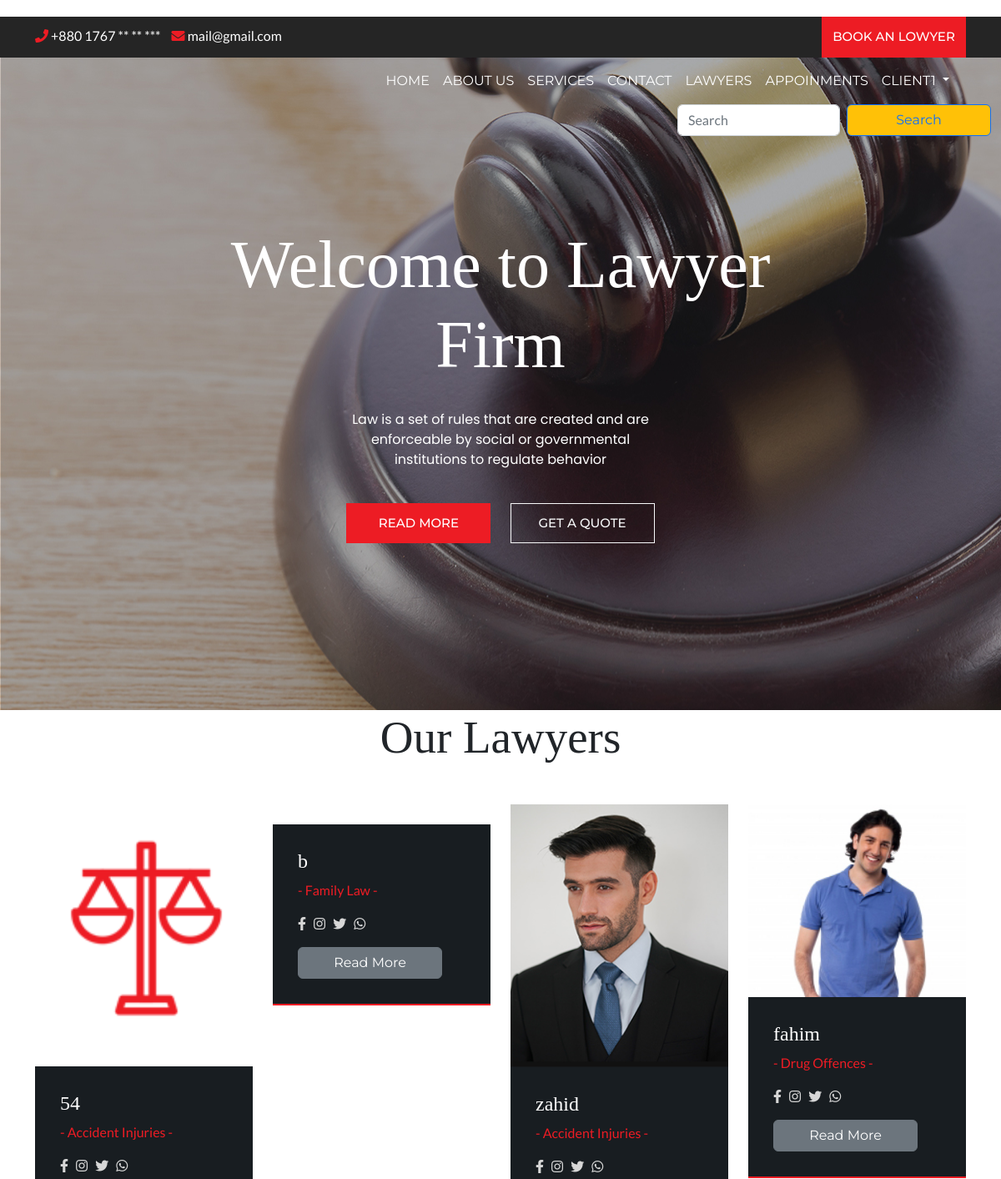
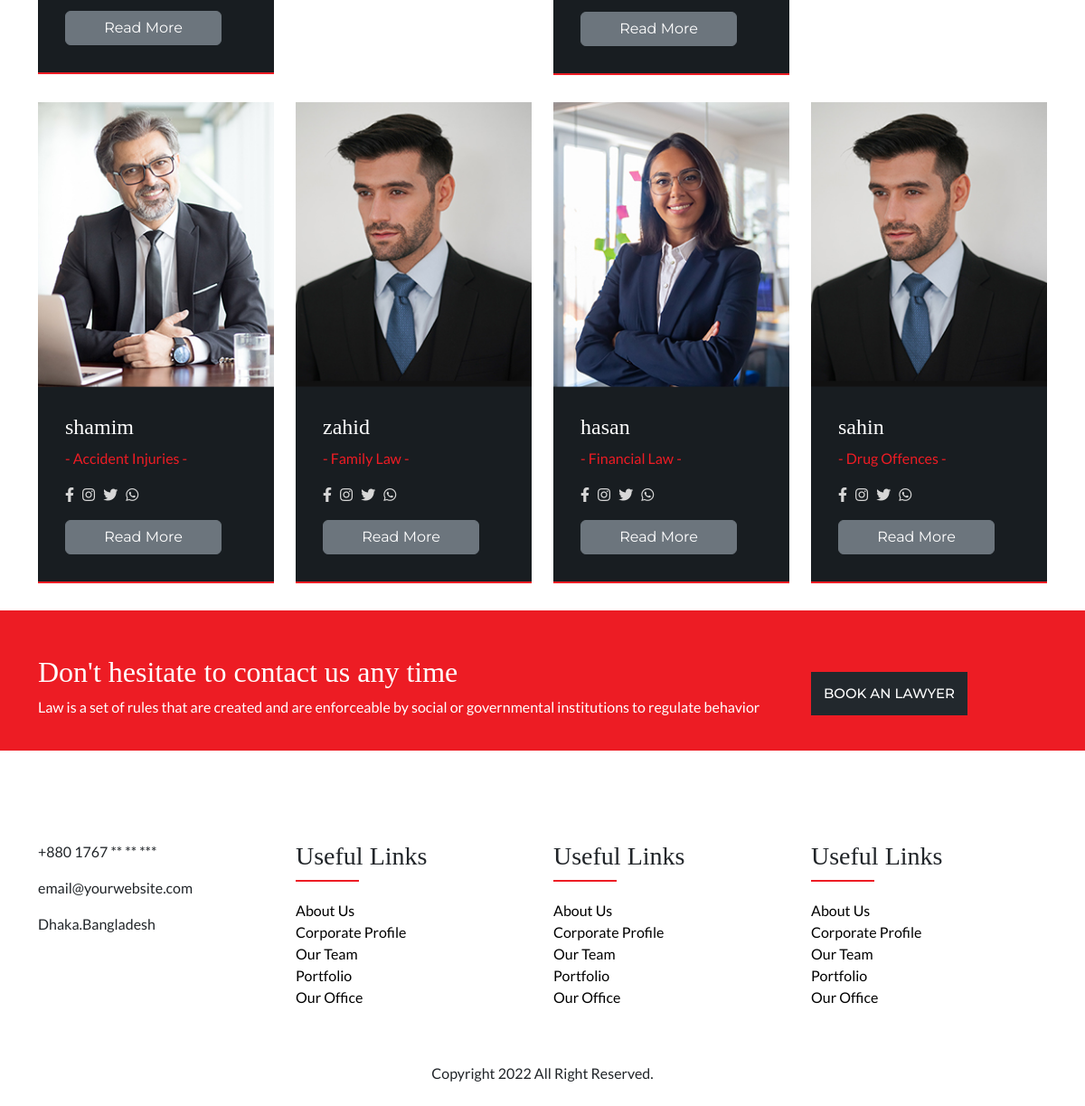
Screenshot of /client/lawyers.php (signed in) with the database file from the repository (2 pictures, top to bottom).
### tables this page shows
CREATE TABLE `clients` (
  `email` varchar(700) NOT NULL,
  `password` text NOT NULL,
  `name` text NOT NULL,
  `phonenumber` text NOT NULL,
  `picture` text NOT NULL,
  `joindate` datetime NOT NULL DEFAULT current_timestamp()
);

CREATE TABLE `lawyers` (
  `email` varchar(700) NOT NULL,
  `password` text NOT NULL,
  `name` text NOT NULL,
  `categoryid` int(11) NOT NULL,
  `rate` int(11) NOT NULL,
  `description` varchar(2000) NOT NULL,
  `phonenumber` text NOT NULL,
  `location` text NOT NULL,
  `picture` text NOT NULL,
  `joindate` datetime NOT NULL DEFAULT current_timestamp()
);

CREATE TABLE `lawyercategories` (
  `id` int(11) NOT NULL,
  `category` varchar(700) NOT NULL,
  `description` varchar(3000) NOT NULL,
  `image` varchar(400) NOT NULL
);

### client/lawyers.php (the view)
<?php include 'header.php' ?>
<section class="lawyers" id="lawyers">
    <div class="container">
        <div class="row">
            <div class="col-md-12 text-center">
                <div class="section-title-main">
                    <h2 class="section-title">Our Lawyers</h2>
                </div>
            </div>
            <?php
            $query = "";
            if (isset($_GET['search'])) {
                $search = $_GET['search'];
                $q = "select * from lawyercategories WHERE category LIKE '%" . $search . "%'";
                $result1 = $conn->query($q);
                $id = "-1";
                if ($result1->num_rows > 0) {
                    while ($row1 = $result1->fetch_assoc()) {
                        $id = $row1['id'];
                    }
                }
                $query = "select * from lawyers WHERE name LIKE '%" . $search . "%'
                or rate LIKE '%" . $search . "%'
                or description LIKE '%" . $search . "%'
                or phonenumber  LIKE '%" . $search . "%'
                or location LIKE '%" . $search . "%'
                or categoryid =" . $id . ";";
            } else {
                $query = "select * from lawyers";
            }
            $result = $conn->query($query);
            if ($result->num_rows > 0) {
                while ($row = $result->fetch_assoc()) {
                    $email = $row['email'];
                    $name = $row['name'];
                    $categoryid = $row['categoryid'];
                    $picture = $row['picture'];
                    $query1 = "select * from lawyercategories where id=" . $categoryid . ";";
                    $result1 = $conn->query($query1);
                    $category = "";
                    if ($result1->num_rows > 0) {
                        while ($row1 = $result1->fetch_assoc()) {
                            $category = $row1['category'];
                        }
                    }
            ?>
                    <div class="col-lg-3">
                        <div class="team-box">
                            <div class="team-media">
                                <img src="../lawyer/images/<?php echo $picture ?>" alt="">
                            </div>
                            <div class="team-info">
                                <h3><?php echo $name ?></h3>
                                <p>- <?php echo $category ?> -</p>
                                <ul class="top-social">
                                    <li><a href="#!" class="rounded-3"><i class="fab fa-facebook-f"></i></a></li>
                                    <li><a href="#!" class="rounded-3"><i class="fab fa-instagram"></i></a></li>
                                    <li><a href="#!" class="rounded-3"><i class="fab fa-twitter"></i></a></li>
                                    <li><a href="#!" class="rounded-3"><i class="fab fa-whatsapp"></i></a></li>
                                </ul>
                                <a type="button" class="btn btn-secondary  btn-block mt-3" href="lawyerreadmore.php?email=<?php echo $email ?>#details">Read More</a>
                            </div>
                        </div>
                    </div>
            <?php
                }
            }
            ?>
        </div>
    </div>
</section>
<?php include 'footer.php' ?>

### client/header.php (shortened to what this page needs)
<?php
require_once("../dbconnection.php");
$email = $_SESSION['email'];
$query = "select * from clients where email='" . $email . "';";
$result = $conn->query($query);
$name = "";
if ($result->num_rows > 0) {
    while ($row = $result->fetch_assoc()) {
        $name = $row['name'];
    }
}
?>
<!doctype html>
<html>
<head>
    <link href="https://cdn.jsdelivr.net/npm/bootstrap@5.2.0/dist/css/bootstrap.min.css" rel="stylesheet">
    <link rel="stylesheet" href="https://cdnjs.cloudflare.com/ajax/libs/font-awesome/4.7.0/css/font-awesome.css" />
    <link rel="stylesheet" href="https://cdnjs.cloudflare.com/ajax/libs/OwlCarousel2/2.3.4/assets/owl.carousel.css" />
    <link rel="stylesheet" href="https://cdnjs.cloudflare.com/ajax/libs/OwlCarousel2/2.3.4/assets/owl.theme.default.min.css" />
    <link rel="stylesheet" href="https://cdnjs.cloudflare.com/ajax/libs/font-awesome/5.13.1/css/all.min.css" />
    <link rel="stylesheet" href="https://cdn.jsdelivr.net/npm/ti-icons@0.1.2/css/themify-icons.css">
    <link rel="stylesheet" href="../css/style.css" type="text/css">
    <link rel="stylesheet" href="style.css" type="text/css">
</head>
<body>
    <div class="top-header">
        <div class="container">
            <div class="row">
                <div class="col-lg-6">
                    <div class="top-contact">
                        <ul>
                            <li><a href="tel:+62 800 9000 123"> <i class="fa fa-phone"></i> +880 1767 ** ** ***</a> </li>
                            <li><a href="mailto:mail@yoursite.com"> <i class="fa fa-envelope"></i> mail@gmail.com</a> </li>
                        </ul>
                    </div>
                </div>
                <div class="col-lg-6">
                    <div class="top-right-info">
                        <ul class="top-social">
                            <li><a href=""><i class="fa fa-facebook"></i></a> </li>
                            <li><a href=""><i class="fa fa-instagram"></i></a> </li>
                            <li><a href=""><i class="fa fa-twitter"></i></a> </li>
                            <li><a href=""><i class="fa fa-pinterest"></i></a> </li>
                        </ul>
                        <a href="lawyers.php?#lawyers" class="btn btn-primary">book an lowyer</a>
                    </div>
                </div>
            </div>
        </div>
    </div>
    <header>
        <div class="container">
            <nav class="navbar navbar-expand-lg navbar-light bg-light">
                <div class="container-fluid">
                    <div class="collapse navbar-collapse" id="navbarSupportedContent">
                        <ul class="navbar-nav ms-auto mb-2 mb-lg-0">
                            <li class="nav-item">
                                <a class="nav-link " href="index.php?">Home</a>
                            </li>
                            <li class="nav-item">
                                <a class="nav-link" href="index.php?#about-section-id">ABOUT US</a>
                            </li>
                            <li class="nav-item">
                                <a class="nav-link" href="index.php?#services-section-id">SERVICES</a>
                            </li>
                            <li class="nav-item">
                                <a class="nav-link" href="index.php?#contact-us-id">CONTACT</a>
                            </li>
                            <li class="nav-item">
                                <a class="nav-link" href="lawyers.php?#lawyers">Lawyers</a>
                            </li>
                            <li class="nav-item">
                                <a class="nav-link" href="appointments.php">Appoinments</a>
                            </li>
                            <div class="nav-item dropdown">
                                <a class="nav-link dropdown-toggle" href="#" role="button" data-bs-toggle="dropdown" aria-expanded="false">
                                    <?php echo $name ?>
                                </a>
                            </div>
                        </ul>
                    </div>
                </div>
            </nav>
        </div>
        <div class="container-fluid">
            <div class="row">
                <form class="d-flex col-md-4 offset-md-8  " role="search" action="lawyers.php?#lawyers" method="get">
                    <input class="form-control me-2 " type="search" placeholder="Search" aria-label="Search" name="search" required>
                    <button class="btn btn-outline-primary bg-warning" type="submit">Search</button>
                </form>
            </div>
        </div>
    </header>
    <section class="banner-section" style="background: url(../images/banner-bg.jpg) no-repeat">
        <div class="container">
            <div class="row">
                <div class="col-md-12">
                    <div class="banner-text">
                        <h1>Welcome to Lawyer Firm</h1>
                        <p>Law is a set of rules that are created and are enforceable by social or governmental institutions to regulate behavior</p>
                        <div class="btn-main">
                            <a href="index.php?#team-section-id" class="btn btn-primary">Read More</a>
                            <a href="index.php?#quote-section-id" class="btn btn-outline-light">GET A QUOTE</a>
                        </div>
                    </div>
                </div>
            </div>
        </div>
    </section>

### css/style.css (style rules this page uses)
body { font-family: 'Lato', sans-serif; margin: 0px; padding: 0px; }
img { max-width: 100%; }
h1, h2, h3, h4, h5, h6 { font-family: 'Playfair Display', serif; }
.btn { font-family: 'Montserrat', sans-serif; }
.top-header { background: #252525; }
.top-contact ul { margin: 0px; padding: 0px; }
.top-contact ul li { display: inline-block; }
.top-contact ul li a { color: #FFF; text-decoration: none; margin-right: 10px; font-family: 'Lato', sans-serif; font-weight: normal; }
.top-contact ul li a i { color: #ed1c24; }
ul.top-social { margin: 0px 30px 0px 0px; padding: 0; }
ul.top-social li { display: inline-block; }
ul.top-social li a { color: #ed1c24; margin-right: 6px; }
.top-right-info { display: flex; align-items: center; justify-content: end; }
.top-contact { margin-top: 11px; }
.btn-primary { text-transform: uppercase; font-size: 15px; border-radius: 0; font-weight: 500; background: #ed1c24; border-color: #ed1c24; padding: 12px 10px; }
header { position: absolute; width: 100%; }
header nav.navbar.navbar-expand-lg.navbar-light.bg-light { background: transparent !important; }
.navbar-light .navbar-nav .nav-link { color: #FFF; text-transform: uppercase; font-family: 'Montserrat', sans-serif; }
section.banner-section { padding: 200px 200px; text-align: center; }
section.banner-section h1 { color: #FFF; font-size: 80px; max-width: 776px; margin: 0px auto; }
section.banner-section p { font-family: 'Poppins', sans-serif; color: #FFF; max-width: 400px; margin: 30px auto 40px; }
.btn-outline-light { font-size: 15px; font-weight: 500; text-transform: uppercase; padding: 12px 10px; border-radius: 0; }
.btn { min-width: 173px; }
.banner-text .btn { margin: 0px 10px; }
.section-title-main { margin-bottom: 47px; }
h2.section-title { font-size: 55px; }
.team-box { margin-bottom: 30px; }
.team-media img { width: 100%; }
.team-info { background: #181d21; padding: 30px; border-bottom: 2px solid #ed1c24; }
.team-info h3 { font-size: 24px; color: #FFF; }
.team-info p { color: #ed1c24; }
.team-box ul.top-social li a { color: #d7d7d7; }
.team-box ul.top-social { margin: 0; }

### client/style.css (style rules this page uses)
body { margin-top: 20px; }

### rows the page displays
clients: name "CLIENT1"
lawyers: picture (picture), name "54", lawyercategories.category "Accident Injuries"
lawyers: name "b", lawyercategories.category "Family Law"
lawyers: picture (picture), name "zahid", lawyercategories.category "Accident Injuries"
lawyers: picture (picture), name "fahim", lawyercategories.category "Drug Offences"
lawyers: picture (picture), name "shamim", lawyercategories.category "Accident Injuries"
lawyers: picture (picture), name "zahid", lawyercategories.category "Family Law"
lawyers: picture (picture), name "hasan", lawyercategories.category "Financial Law"
lawyers: picture (picture), name "sahin", lawyercategories.category "Drug Offences"
